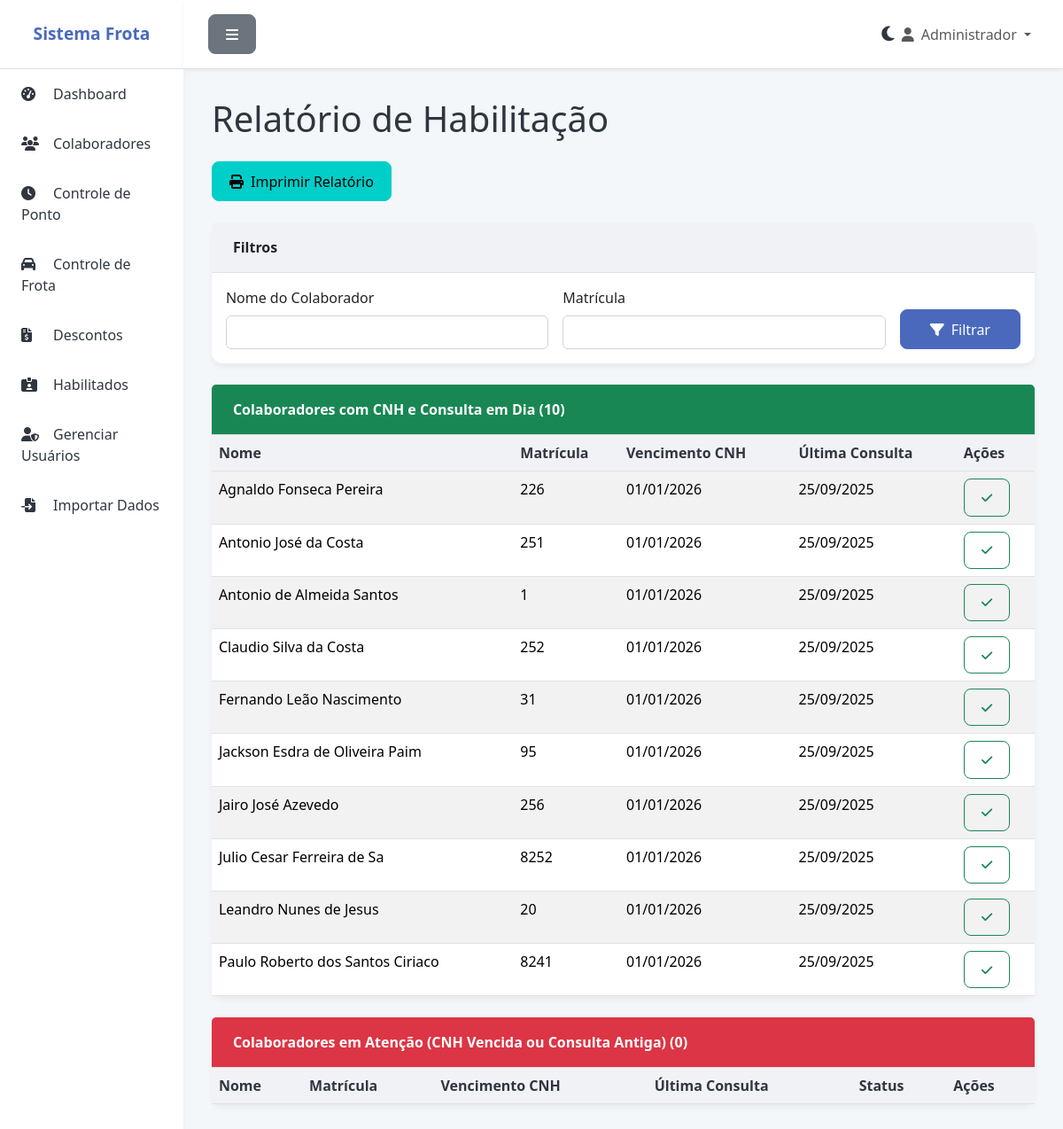
Before: /habilitados (signed in) with the older database file.
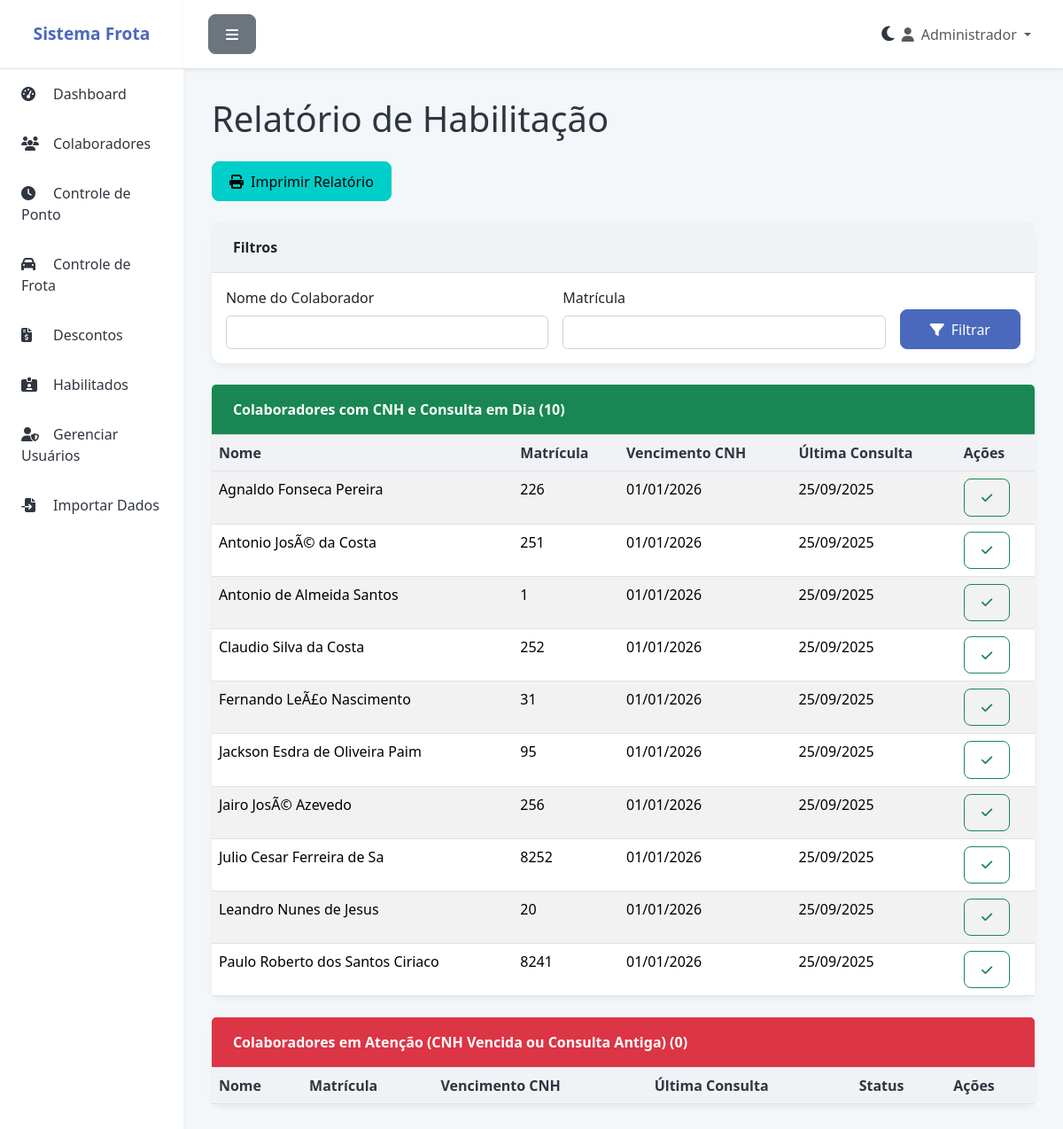
After: the same page with the newer database file.
### app.py (models this page shows)
class Colaborador(db.Model):
    id = db.Column(db.Integer, primary_key=True)
    nome = db.Column(db.String(100), nullable=False)
    matricula = db.Column(db.String(50), unique=True, nullable=False)
    cpf = db.Column(db.String(14), unique=True)
    telefone = db.Column(db.String(20))
    email = db.Column(db.String(120))
    veiculo_vinculado = db.Column(db.String(20))
    ativo = db.Column(db.Boolean, default=True)
    vencimento_cnh = db.Column(db.Date)
    ultima_consulta = db.Column(db.Date)
    criado_em = db.Column(db.DateTime, default=datetime.utcnow)
    pontos = db.relationship('Ponto', backref='colaborador', lazy=True, cascade='all, delete-orphan')
    frotas = db.relationship('Frota', backref='motorista_obj', lazy=True)
    descontos = db.relationship('Desconto', backref='colaborador', lazy=True)

### app.py (the view)
@app.route('/habilitados', methods=['GET'])
@login_required
def habilitados():
    query = Colaborador.query.filter_by(ativo=True).order_by(Colaborador.nome.asc())
    nome = request.args.get('nome')
    matricula = request.args.get('matricula')
    if nome:
        query = query.filter(Colaborador.nome.ilike(f'%{nome}%'))
    if matricula:
        query = query.filter(Colaborador.matricula.ilike(f'%{matricula}%'))
    colaboradores = query.all()
    data_limite_consulta = date.today() - timedelta(days=180)
    habilitados_em_dia = [c for c in colaboradores if c.vencimento_cnh and c.vencimento_cnh > date.today() and c.ultima_consulta and c.ultima_consulta >= data_limite_consulta]
    cnh_atencao = [c for c in colaboradores if c not in habilitados_em_dia]
    return render_template('habilitados.html', habilitados_em_dia=habilitados_em_dia, cnh_atencao=cnh_atencao,
                           selected_nome=nome, selected_matricula=matricula, now=date.today())

### app.py (called while the page is built, shortened)
@login_manager.user_loader
def load_user(user_id):
    return Usuario.query.get(int(user_id))

@app.before_request
def create_tables():
    db.create_all()

### templates/habilitados.html (shortened to what this page needs)
{% extends "base.html" %}
{% block content %}
<h1 class="fw-light mb-4">Relatório de Habilitação</h1>
<div class="d-flex justify-content-between align-items-center mb-4">
    <a href="#" class="btn btn-info" onclick="window.print()"><i class="fas fa-print me-2"></i>Imprimir Relatório</a>
</div>
<div class="card mb-4">
    <div class="card-header">Filtros</div>
    <div class="card-body">
        <form method="GET" action="{{ url_for('habilitados') }}">
            <div class="row g-3 align-items-end">
                <div class="col-md-5">
                    <label for="nome" class="form-label">Nome do Colaborador</label>
                    <input type="text" class="form-control" id="nome" name="nome" value="{{ selected_nome or '' }}">
                </div>
                <div class="col-md-5">
                    <label for="matricula" class="form-label">Matrícula</label>
                    <input type="text" class="form-control" id="matricula" name="matricula" value="{{ selected_matricula or '' }}">
                </div>
                <div class="col-md-2">
                    <button type="submit" class="btn btn-primary w-100"><i class="fas fa-filter me-2"></i>Filtrar</button>
                </div>
            </div>
        </form>
    </div>
</div>
<div class="card mb-4">
    <div class="card-header bg-success text-white">
        Colaboradores com CNH e Consulta em Dia ({{ habilitados_em_dia|length }})
    </div>
    <div class="card-body p-0">
        <div class="table-responsive">
            <table class="table table-striped table-hover mb-0">
                <thead>
                    <tr>
                        <th scope="col">Nome</th>
                        <th scope="col">Matrícula</th>
                        <th scope="col">Vencimento CNH</th>
                        <th scope="col">Última Consulta</th>
                        <th scope="col">Ações</th>
                    </tr>
                </thead>
                <tbody>
                    {% for colaborador in habilitados_em_dia %}
                    <tr>
                        <td>{{ colaborador.nome }}</td>
                        <td>{{ colaborador.matricula }}</td>
                        <td>{{ colaborador.vencimento_cnh.strftime('%d/%m/%Y') }}</td>
                        <td>{{ colaborador.ultima_consulta.strftime('%d/%m/%Y') }}</td>
                        <td>
                            <a href="{{ url_for('confirmar_consulta_cnh', id=colaborador.id) }}" class="btn btn-sm btn-outline-success" title="Confirmar Consulta" onclick="return confirm('Confirmar que a CNH de {{ colaborador.nome }} foi consultada hoje?')"><i class="fas fa-check"></i></a>
                        </td>
                    </tr>
                    {% else %}
                    <tr>
                        <td colspan="5" class="text-center text-muted py-4">Nenhum colaborador com CNH e consulta em dia.</td>
                    </tr>
                    {% endfor %}
                </tbody>
            </table>
        </div>
    </div>
</div>
<div class="card">
    <div class="card-header bg-danger text-white">
        Colaboradores em Atenção (CNH Vencida ou Consulta Antiga) ({{ cnh_atencao|length }})
    </div>
    <div class="card-body p-0">
        <div class="table-responsive">
            <table class="table table-striped table-hover mb-0">
                <thead>
                    <tr>
                        <th scope="col">Nome</th>
                        <th scope="col">Matrícula</th>
                        <th scope="col">Vencimento CNH</th>
                        <th scope="col">Última Consulta</th>
                        <th scope="col">Status</th>
                        <th scope="col">Ações</th>
                    </tr>
                </thead>
            </table>
        </div>
    </div>
</div>
{% endblock %}

Changed rows visible on the page:
changed Colaborador: nome "Antonio José da Costa" → "Antonio JosÃ© da Costa"
changed Colaborador: nome "Fernando Leão Nascimento" → "Fernando LeÃ£o Nascimento"
changed Colaborador: nome "Jairo José Azevedo" → "Jairo JosÃ© Azevedo"
